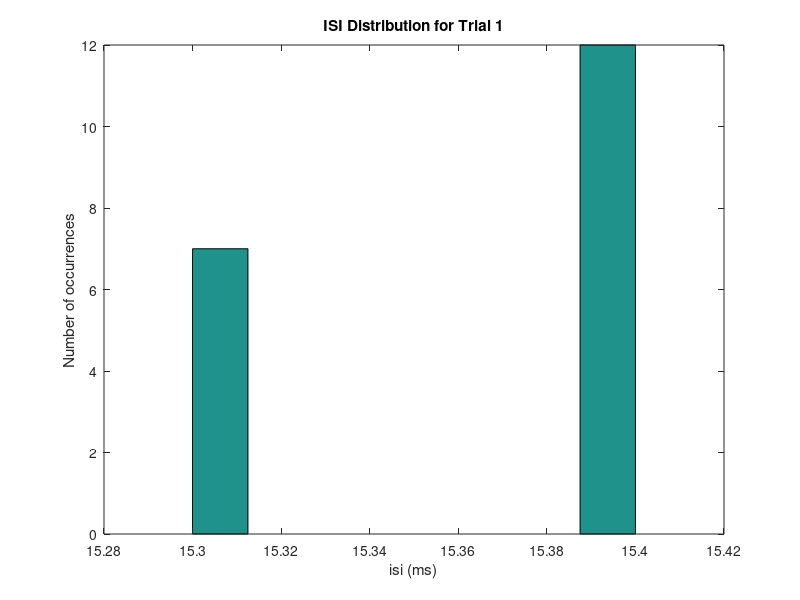
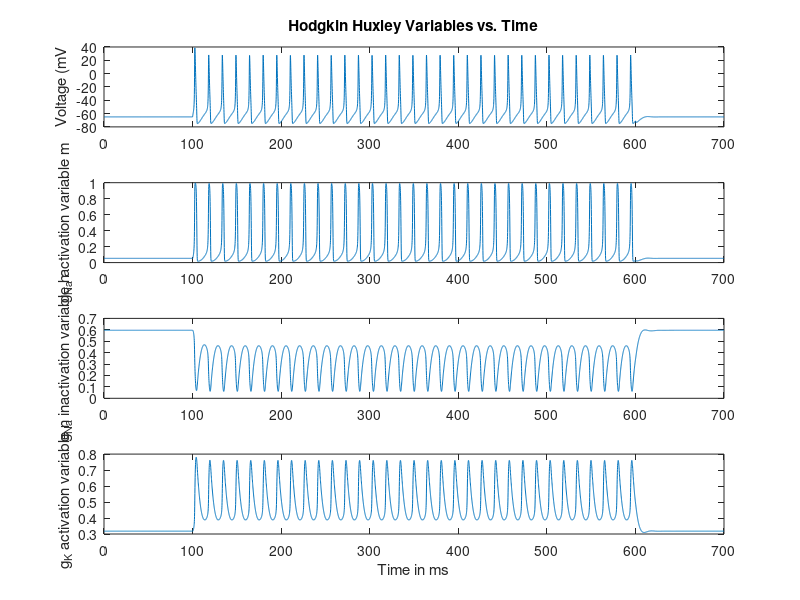
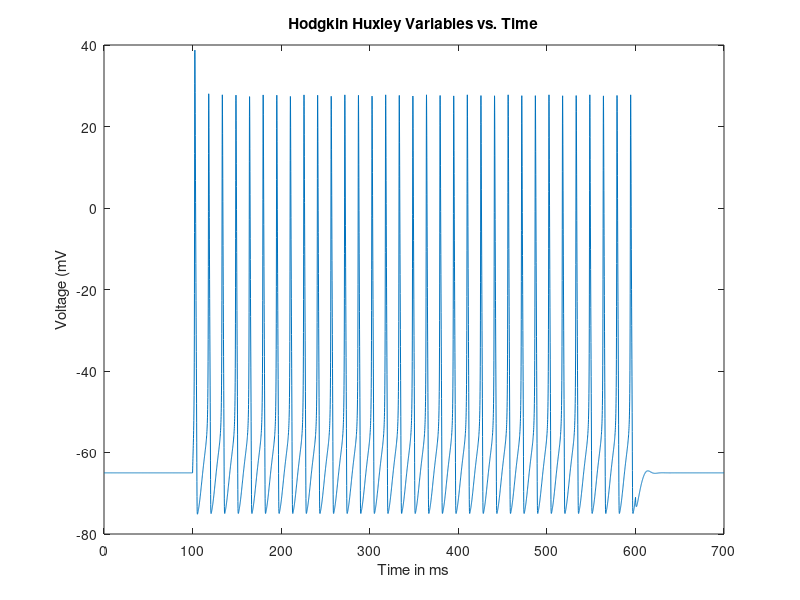

Reproduce these figures in MATLAB, in order.
%  This program serves to build Hodgkin-Huxley Model of a neuron;
%  which when stimulated produces AP's, plots voltage and activation
%  and inactivation variable m, h, and n, and calulates fring rate

clc;
clear all;
close all;

% Define the parameters used in the model
% units are not SI and are used so the numbers are easily interpretable

dt = 0.1; %time step [ms]
t_end = 70; %total time of run [ms]
t_StimStart = 10; %time to start injecting current [ms]
t_StimEnd = 60; %time to end injecting current [ms]
c = 10; %capacitance per unit area [nF/mm^2]
gmax_L = 0.003e3; %leak maximal conductance per unit area [uS/mm^2]
E_L = -54.387; %leak conductance reversal potential [mV]
gmax_K = 0.36e3; %hodgkin-huxley maximal K conductance per unit area [uS/mm^2]
E_K = -77; %hodgkin-huxley K conductance reversal potential [mV]
gmax_Na = 1.2e3; %hodgkin-huxley maximal Na conductance per unit area [uS/mm^2]
E_Na = 50; %hodgkin-huxley Na conductance reversal potential [mV]
t_end = 700; %total time of run [ms]
t_StimStart = 100; %time to start injecting current [ms] 
t_CountSpikeStart = t_StimStart + 200; %when to start counting spikes for ave. rate [ms]
t_StimEnd = 600; %time to end injecting current [ms]
V_count_spike = -10; % voltage we deem high enough to count as a spike [mV]


% Define the stimulus
%vector below will hold values of I_e/A over time;
I_0 = 100; %magnitude of pulse of injected current [nA/mm^2]
I_e_vect = zeros(1,t_StimStart/dt); %portion of I_e/A vector from t=0 to t=t_StimStart
I_e_vect = [I_e_vect I_0*ones(1,1+((t_StimEnd-t_StimStart)/dt))]; %add portion from
% t=t_StimStart to t=t_StimEnd
I_e_vect = [I_e_vect zeros(1,(t_end-t_StimEnd)/dt)]; %add portion from
% t=t_StimEnd to t=t_

% Vectors to be plotted
t_vect = 0:dt:t_end; %will hold vector of times
V_vect = zeros(1,length(t_vect)); %initialize the voltage vector
m_vect = zeros(1,length(t_vect)); %initialize the HH Na activation variable vector
h_vect = zeros(1,length(t_vect)); %initialize the HH Na inactivation variable vector
n_vect = zeros(1,length(t_vect)); %initialize the the HH K activation variable vector

% Initial Conditions
i = 1; %index denoting which element of V is being assigned
V_vect(i)= -65; %first element of V, i.e. value of V at t=0 [mV]
m_vect(i) = 0.0529; %initially set m = m_inf(-65)
h_vect(i) = 0.5961; %initially set h = h_inf(-65)
n_vect(i) = 0.3177; %initially set n = n_inf(-65)
NumSpikes = 0; %initializes variable holding number of spikes produced in run


for t = dt:dt:t_end %loop through values of t in steps of dt ms
    
    %assign all of the alphas & betas
    alpha_m = .1*(V_vect(i)+40)/(1 - exp(-.1*(V_vect(i)+40)));
    beta_m = 4*exp(-.0556*(V_vect(i)+65));
    alpha_h = .07*exp(-.05*(V_vect(i)+65));
    beta_h = 1/(1 + exp(-.1*(V_vect(i)+35)));
    alpha_n = .01*(V_vect(i)+55)/(1 - exp(-.1*(V_vect(i)+55)));
    beta_n = 0.125*exp(-0.0125*(V_vect(i)+65));
    %from the alphas & betas above, assign the taus & x_inf's for m,h,n
    tau_m = 1/(alpha_m + beta_m);
    m_inf = alpha_m/(alpha_m + beta_m);
    tau_h = 1/(alpha_h + beta_h);
    h_inf = alpha_h/(alpha_h + beta_h);
    tau_n = 1/(alpha_n + beta_n);
    n_inf = alpha_n/(alpha_n + beta_n);
    
    %assign tau_V and V_inf
    V_denominator = gmax_L + gmax_K*(n_vect(i)^4) + gmax_Na*(m_vect(i)^3)*h_vect(i);
    tau_V = c/V_denominator;
    V_inf =(gmax_L*E_L + gmax_K*(n_vect(i)^4)*E_K + ...
        gmax_Na*(m_vect(i)^3)*h_vect(i)*E_Na + I_e_vect(i))/V_denominator;
    
    %assign next elements of m,h,and n vectors using update rule
    m_vect(i+1) = m_inf + (m_vect(i) - m_inf)*exp(-dt/tau_m);
    h_vect(i+1) = h_inf + (h_vect(i) - h_inf)*exp(-dt/tau_h);
    n_vect(i+1) = n_inf + (n_vect(i) - n_inf)*exp(-dt/tau_n);
    %assign next element of V vector using update rule
    V_vect(i+1) = V_inf + (V_vect(i) - V_inf)*exp(-dt/tau_V);
    
    %count this as a spike if just crossed up through V_count_spike
    
    if ((t > t_CountSpikeStart) && (t <= t_StimEnd)) %if in spike counting interval
        if ((V_vect(i) < V_count_spike) && (V_vect(i+1) > V_count_spike))
            NumSpikes = NumSpikes + 1;
            tSpike(NumSpikes) = t_vect(i);
        end
    end
    
    
    i = i+1;
    
end

%Spike Train Stats

%Calculate the average firing rate!
AveRate = 1000*NumSpikes/(t_StimEnd - t_CountSpikeStart)
%gives average firing rate in [#/sec = Hz]

tSpike
isi_vec = diff(tSpike)
avgisi = mean(isi_vec)
CV = std(isi_vec)/mean(isi_vec)
figure(1)
hist(isi_vec,8); %Plotting a histogram of isi in 8 equal bins
title('ISI Distribution for Trial 1');
xlabel('isi (ms)');
ylabel('Number of occurrences');


%Plots
figure(2)
subplot(4,1,1)
plot(t_vect,V_vect)
title('Hodgkin Huxley Variables vs. Time');
ylabel('Voltage (mV');
subplot(4,1,2)
plot(t_vect,m_vect)
ylabel('g_{Na} activation variable m');
subplot(4,1,3)
plot(t_vect,h_vect)
ylabel('g_{Na} inactivation variable h');
subplot(4,1,4)
plot(t_vect,n_vect)
xlabel('Time in ms');
ylabel('g_{K} activation variable n');
% 
% figure(3)
% plot(t_vect,V_vect, 'b') %plot in blue
% title('Hodgkin Huxley variables vs. time'); ylabel('V, m, h,or n');
% xlabel('Time in ms');
% hold on
% plot(t_vect,100*m_vect,'k') %plot in black 
% plot(t_vect,100*h_vect,'r') %plot in red
% plot(t_vect,100*n_vect,'g') %plot in green
% %the above values are multiplied by 100 to make the graphs
% %look more equal, this is because the gate variables only range
% %form 0 to 1
% legend('V', 'm*100', 'h*100','n*100')
% 
% figure(4)
% plot(t_vect,V_vect,'b');
% title('HH Variables Compared to Time');
% hold on
% plot(t_vect,100*m_vect.^3,'k')
% plot(t_vect,100*h_vect,'r')
% plot(t_vect,100*n_vect.^4,'g')
% plot(t_vect,100*m_vect.^3.*n_vect,'m')
% xlabel('time (ms)');
% ylabel('HH Variables (see legend)');
% legend('V','m^3*100','h*100','n^4*100','m^3h*100')

figure(5)
plot(t_vect,V_vect)
title('Hodgkin Huxley Variables vs. Time');
ylabel('Voltage (mV');
xlabel('Time in ms');




